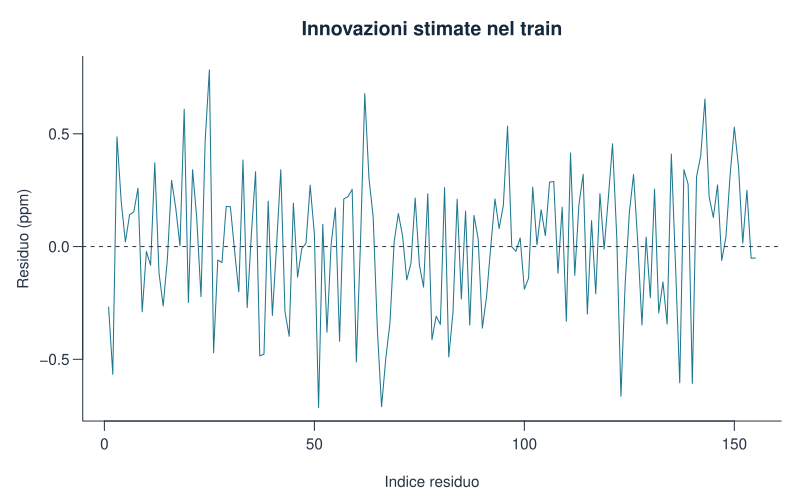

Write R code to recreate this figure.
c2 <- prepara_co2(carica_dati("co2_1985_2001.csv"))
train <- c2$train; test <- c2$test; h <- c2$h
fit <- stima_sarima(train)
 res <- as.numeric(residuals(fit))
 res <- res[seq.int(14,length(res))]
 res <- res[is.finite(res)]
 data.frame(n=length(res),media=mean(res),sd=sd(res),min=min(res),max=max(res))
 stile_grafico()
 plot(res,type="l",col=palette_geo[1],xlab="Indice residuo",ylab="Residuo (ppm)",
      main="Innovazioni stimate nel train")
 abline(h=0,lty=2)
